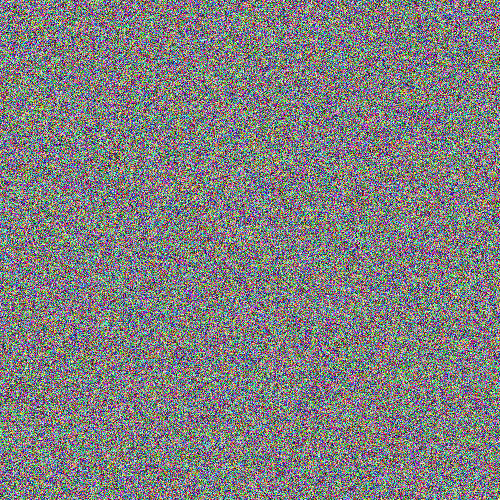
#> input picture _archives/theace/files/haf_enrypt/flag_encrypted.png, 500 x 500 px
$ python -i HAF.py   (imports and definitions only)
#> lines starting #> are read from the running program, lines starting #| are printed output that depends on the picture; after the words box and inside, x2 and y2 are one past the last pixel; in counts of white or black regions, pixels touching at a corner belong together
#> further down, picture is the input picture: shape (500, 500, 3); mean B, G, R 127.4, 127.3, 127.4
import cv2
import math
import numpy as np
import os
import pyfiglet
from termcolor import colored

class MultiLayerEncryption:
    class Affine:
        # [15 lines left out: functions __init__, ModInv, not called in this run]

        def E(self, x):
            return (self.a * x + self.b) % self.m

    @staticmethod
    def matrix_encrypt(img, k=25):
#> called with k = 25
        l, w = img.shape[:2]
#> l = 500; w = 500
        n = max(l, w)
#> n = 500
        n = n + 1 if n % 2 else n
        img2 = np.zeros((n, n, 3), dtype=np.uint8)
        img2[:l, :w, :] = img

        Mod = 256
        np.random.seed(np.sum(img))
        d = np.random.randint(256, size=(int(n/2), int(n/2)))
        I = np.identity(int(n/2))
        a = np.mod(-d, Mod)

        b = np.mod((k * np.mod(I - a, Mod)), Mod)
        k = np.mod(np.power(k, 127), Mod)
        c = np.mod((I + a), Mod)
        c = np.mod(c * k, Mod)

        A1 = np.concatenate((a, b), axis=1)
        A2 = np.concatenate((c, d), axis=1)
        A = np.concatenate((A1, A2), axis=0)

        Enc1 = (np.matmul(A % Mod, img2[:, :, 0] % Mod)) % Mod
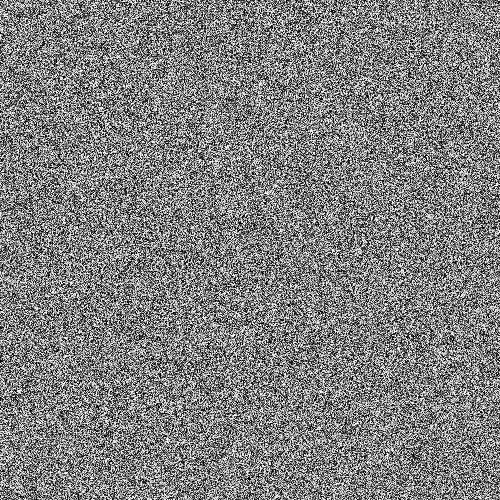
#> Enc1: shape (500, 500) float64; min 0, max 255, mean 127.7
        Enc2 = (np.matmul(A % Mod, img2[:, :, 1] % Mod)) % Mod
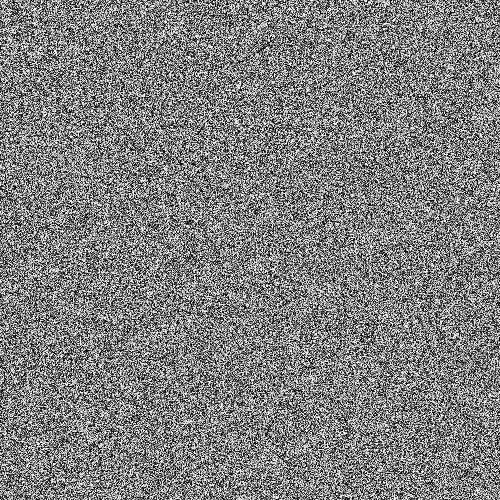
#> Enc2: shape (500, 500) float64; min 0, max 255, mean 127.4
        Enc3 = (np.matmul(A % Mod, img2[:, :, 2] % Mod)) % Mod
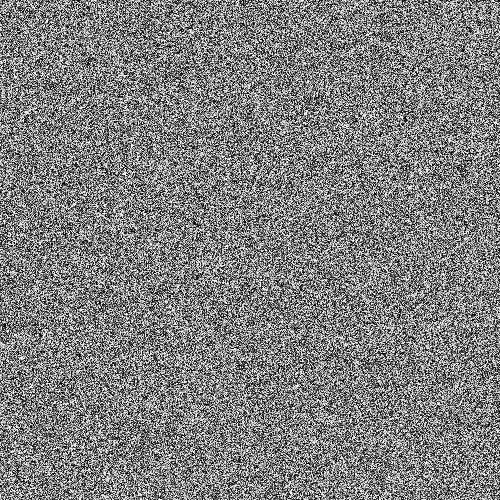
#> Enc3: shape (500, 500) float64; min 0, max 255, mean 127.5

        Enc1 = np.resize(Enc1, (Enc1.shape[0], Enc1.shape[1], 1))
        Enc2 = np.resize(Enc2, (Enc2.shape[0], Enc2.shape[1], 1))
        Enc3 = np.resize(Enc3, (Enc3.shape[0], Enc3.shape[1], 1))
        Enc = np.concatenate((Enc1, Enc2, Enc3), axis=2)
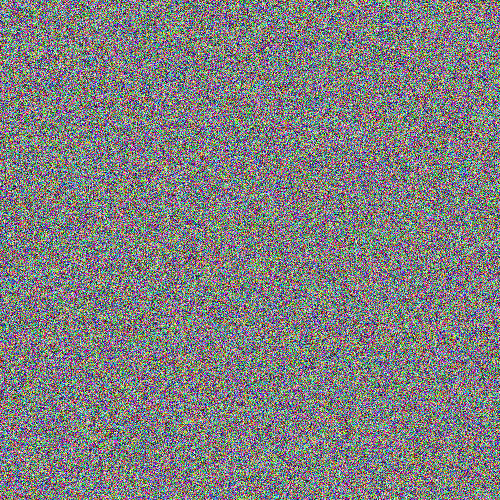
#> Enc: shape (500, 500, 3) float64; mean of channels 0, 1, 2 127.7, 127.4, 127.5; drawn as B, G, R

        key = np.zeros((n + 1, n), dtype=np.uint8)
        key[:n, :n] = A
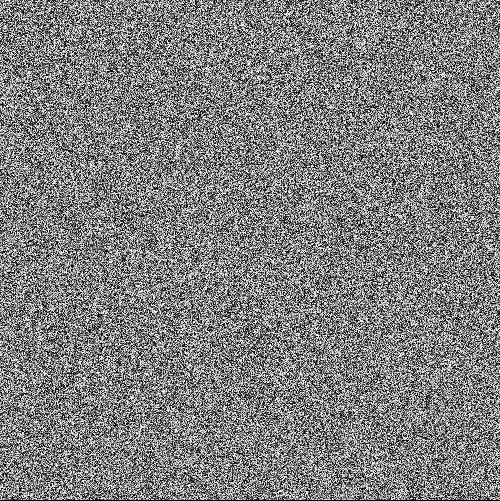
#> key: shape (501, 500); min 0, max 255, mean 127.2
        key[-1][0] = int(l / Mod)
#> key: shape (501, 500); under 0.01% of pixels changed, all inside (x1, y1, x2, y2) = (0, 500, 1, 501)
        key[-1][1] = l % Mod
#> key: shape (501, 500); min 0, max 255, mean 127.2
        key[-1][2] = int(w / Mod)
#> key: shape (501, 500); min 0, max 255, mean 127.2
        key[-1][3] = w % Mod
#> key: shape (501, 500); min 0, max 255, mean 127.2

        return Enc, key

    # [79 lines left out: functions affine_encrypt, encrypt_image, main, not called in this run]

# [2 lines not run here, left out]

>>> import cv2
>>> picture = cv2.imread('flag_encrypted.png')
>>> result = MultiLayerEncryption().matrix_encrypt(picture)
